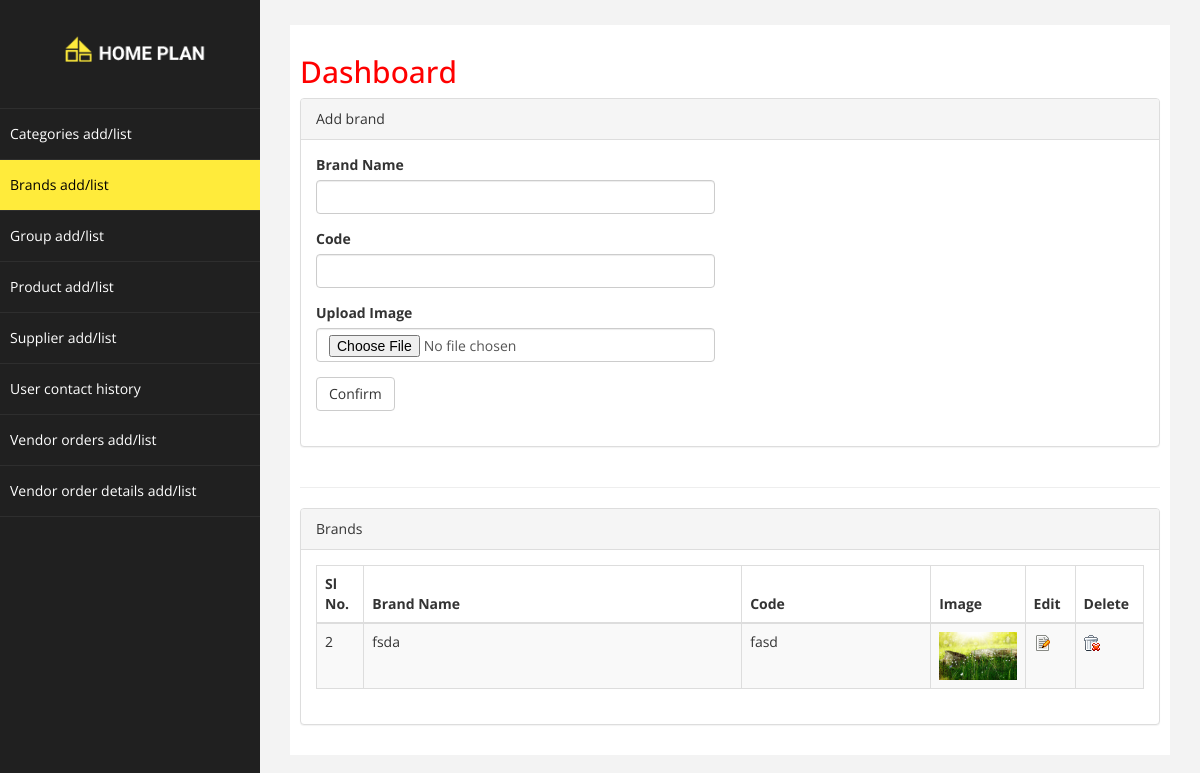
The page /backend/brand on the database as committed earlier.
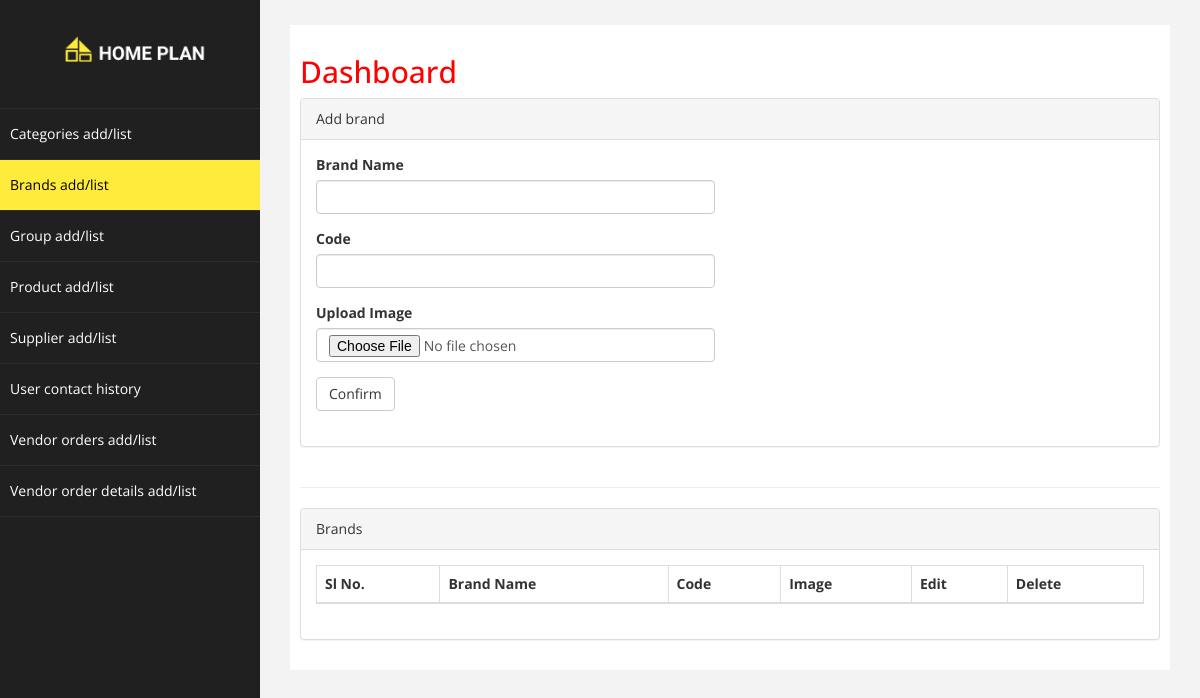
The same page on the database as committed later.
### backend/models.py (models this page shows, shortened)
class Brand(models.Model):
    brand_name = models.CharField(max_length=100)
    brand_code = models.CharField(max_length=100)
    brand_image = models.ImageField(upload_to='brand')

### backend/views.py (the view)
def add_brand(request):
    brands = Brand.objects.all()
    form = BrandForm()
    context = RequestContext(request, {'form': form, 'brand': brands,
                                       'MEDIA_URL': settings.MEDIA_URL})
    if request.method == 'POST':
        form = BrandForm(request.POST, request.FILES)
        if form.is_valid():
            brand = BrandForm.save(form)
            brand.save()
    else:
        brands = Brand.objects.all()
        form = BrandForm()
        context = RequestContext(request,
                                 {'form': form, 'brand': brands,
                                  'MEDIA_URL': settings.MEDIA_URL})
    return render_to_response('backend/brand.html', context_instance=context)

### backend/forms.py
class BrandForm(forms.ModelForm):
    class Meta:
        model = Brand
        fields = ('brand_name', 'brand_code', 'brand_image',)

### backend/templates/backend/brand.html (shortened to what the changed rows need)
{% load staticfiles %}
{% load widget_tweaks %}
<!DOCTYPE html>
<html xmlns="http://www.w3.org/1999/xhtml">
<head>
  <link href="{% static 'css/bootstrap.css' %}" rel="stylesheet" />
  <link href="{% static 'css/font-awesome.css' %}" rel="stylesheet" />
  <link href="{% static  'js/morris/morris-0.4.3.min.css' %}" rel="stylesheet" />
  <link href="{% static 'css/custom.css' %}" rel="stylesheet" />
</head>
<body>
<div id="wrapper">
  <div id="page-wrapper" >
    <div id="page-inner">
      <div class="row">
        <div class="col-md-12">
          <h2>Dashboard</h2>
        </div>
      </div>
      <div class="row">
        <div class="col-md-12">
          <div class="panel panel-default">
            <div class="panel-body">
              <div class="table-responsive">
                <table class="table table-striped table-bordered table-hover" id="dataTables-example">
                  <thead>
                  <tr>
                    <th>Sl No.</th>
                    <th>Brand Name</th>
                    <th>Code</th>
                    <th>Image</th>
                    <th>Edit</th>
                    <th>Delete</th>
                  </tr>
                  </thead>
                  <tbody>
                  {%for brand in brand %}
                    <tr class="odd gradeX">
                      <td style="width:5%";>{{brand.id}}</td>
                      <td style="width:40%";>{{brand.brand_name}}</td>
                      <td style="width:20%";>{{brand.brand_code}}</td>
                      <td style="width:10%";><img src="{{MEDIA_URL}}{{brand.brand_image}}" alt="Image" class="center-block img-responsive"></td>
                      <td style="width:5%";class="center"><a href=""><img src="{% static 'img/edit.png' %}" width="16" height="16"></a></td>
                      <td style="width:5%";class="center"><a href="brand_remove/{{brand.id}}"><img src="{% static 'img/delete.gif' %}" width="16" height="16"></a></td>
                    </tr>
                  {%endfor%}
                  </tbody>
                </table>
              </div>
            </div>
          </div>
        </div>
      </div>
    </div>
  </div>
</div>
</body>
</html>

Rows that differ between the two databases and show on the page:
removed Brand: id "2", brand_name "fsda", brand_code "fasd", brand_image (picture)
